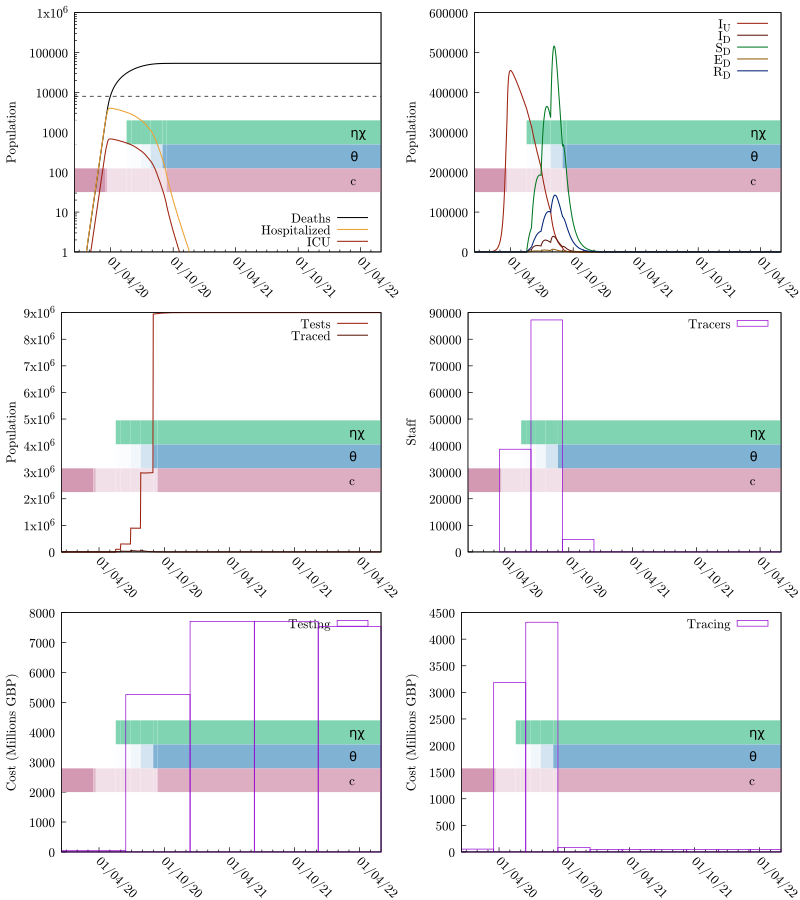

The script that saved this image:
set terminal pdfcairo color enhanced dashed font "cmr10,14" size 8,9
seed="ptti-scenario-2b-Trig"
set output sprintf("%s.pdf", seed)
set multiplot layout 3,2
odefile=sprintf("%s-out-0.tsv", seed)
ttfile=sprintf("%s-out-0-testtrace.tsv", seed)
trfile=sprintf("%s-out-0-trcosts.tsv", seed)
tefile=sprintf("%s-out-0-tecosts.tsv", seed)
etimesfile=sprintf("%s-events.gp", seed)

set tics nomirror
set ylabel 'Population'

set yrange [0:]

set style fill transparent solid 0.25 noborder

# Colors
color_SU = '#00aa55'
color_SD = '#007722'

color_EU = '#eba134'
color_ED = '#945e0f'

color_IU = '#9c210e'
color_ID = '#5e160b'

color_RU = '#0055aa'
color_RD = '#002277'

# These are from the economic model inputs
Hospitalized_Pct_Deaths=0.44
ICU_Fatality=0.59
ICU_Pct=0.17
IFR=0.008
Non_ICU_Fatality=0.36

HF = IFR*Hospitalized_Pct_Deaths/(ICU_Pct*ICU_Fatality+(1-ICU_Pct)*Non_ICU_Fatality)
ICUF = HF*ICU_Pct

set key bottom right
set xdata time
set timefmt "%Y-%m-%d %H:%M:%S"
set format x "%d/%m/%y"

load etimesfile

set xtics rotate by -45 3600*24*30*6

set yrange [1:1e6]
set log y

set arrow from graph 0, first 8000 to graph 1, first 8000 nohead lc 0 dt '--'
plot odefile u 1:(($9+$10)*IFR) w l lw 1.5 lc 0 ti "Deaths", "" u 1:(($7+$8)*HF) w l lw 1.5 lc rgb color_EU ti "Hospitalized", "" u 1:(($7+$8)*ICUF) w l lw 1.5 lc rgb color_IU ti "ICU"

unset log y
unset arrow

set autoscale y
set yrange [0:]
set key top right

# set y2tics 0.5
# set y2range [0:4]

plot odefile u 1:7 w l lw 1.5 lc rgb color_IU ti "I_U", odefile u 1:8 w l lw 1.5 lc rgb color_ID ti "I_D", \
     odefile u 1:4 w l lw 1.5 lc rgb color_SD ti "S_D", odefile u 1:6 w l lw 1.5 lc rgb color_ED ti "E_D", \
     odefile u 1:10 w l lw 1.5 lc rgb color_RD ti "R_D"#, odefile u 1:13 w l axis x1y2 lc 0 ti "R"


plot ttfile u 1:3 w l lw 1.5 lc rgb color_IU ti "Tests", ttfile u 1:4 w l lw 1.5 lc rgb color_ID ti "Traced"

unset log y
unset yrange
set autoscale y
set style fill empty

set ylabel "Staff"
plot trfile u 1:5 w boxes ti "Tracers"

set ylabel "Cost (Millions GBP)"
plot tefile u 1:($5/1000000) w boxes ti "Testing"
plot trfile u 1:($6/1000000) w boxes ti "Tracing"

unset multiplot
set output
